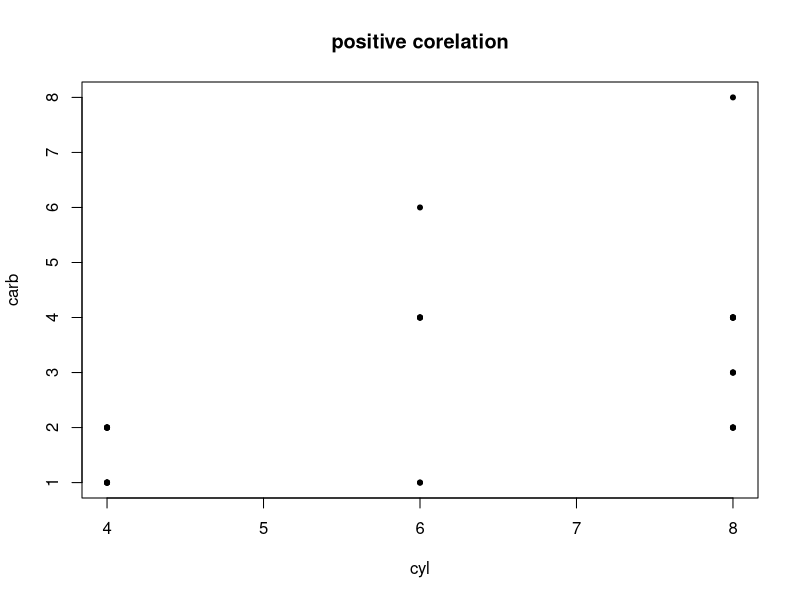
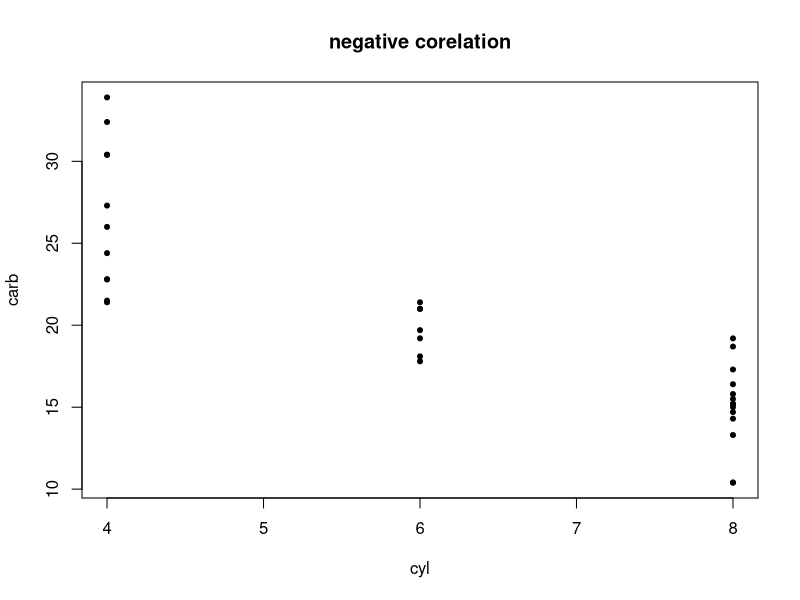

Here is the R script that generated these plots, in order:
head(mtcars)
x<-mtcars$cyl
y<-mtcars$carb

plot(x, y, xlab="cyl", ylab="carb", main="positive corelation", pch=20)
cor(x,y)

head(mtcars)
x<-mtcars$cyl
y<-mtcars$mpg

plot(x, y, xlab="cyl", ylab="carb", main="negative corelation", pch=20)
cor(x,y)
